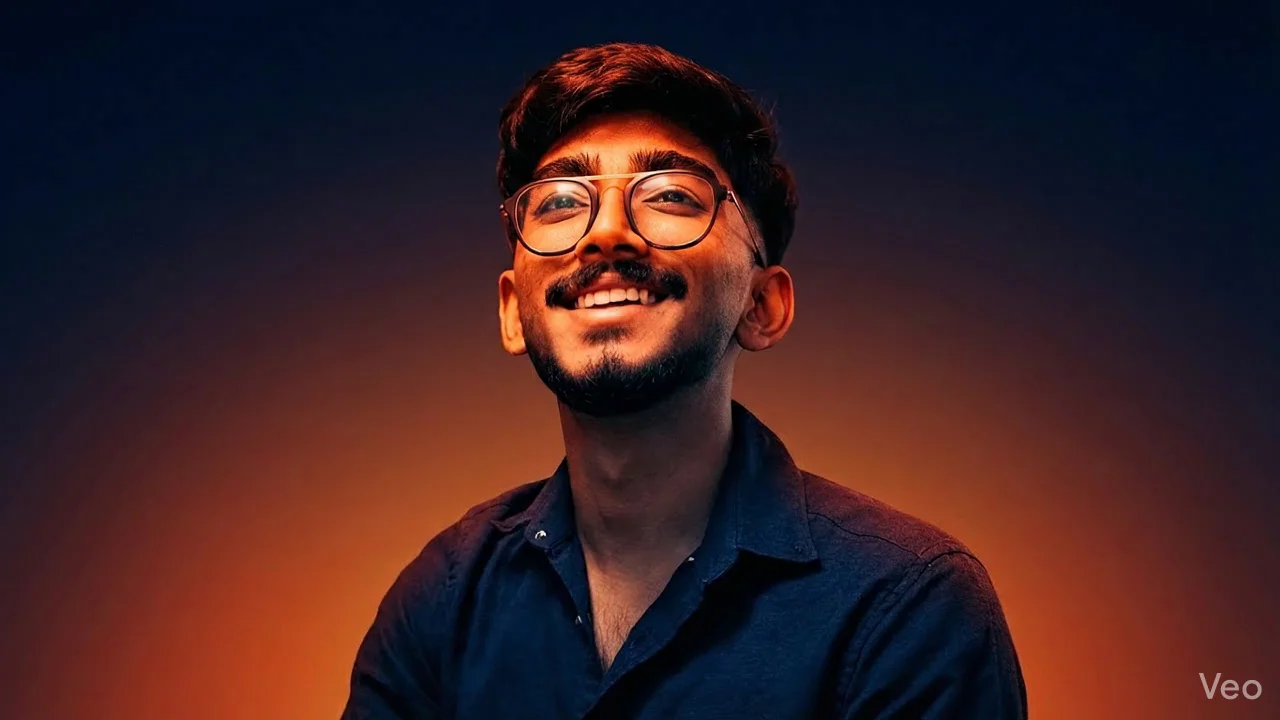
#> input picture sequence/frame_000_delay-0.066s.png, 1280 x 720 px; its folder holds 4 pictures in this run
$ python process_images.py
#> lines starting #> are read from the running program, lines starting #| are printed output that depends on the picture
from PIL import Image
import os
import glob

# source directory
src_dir = 'sequence'
# target directory
dst_dir = 'temp-app/public/sequence'

if not os.path.exists(dst_dir):
    os.makedirs(dst_dir)

# Crop amount for the watermark at the bottom
# The images are 1280x720, we'll crop the bottom 80 pixels -> total height 640
crop_bottom = 80

files = sorted(glob.glob(os.path.join(src_dir, '*.png')))

print(f"Starting to process {len(files)} files...")

for idx, f in enumerate(files):
    img = Image.open(f)
#> img is the input picture: PIL image 1280x720 RGBA; mean R, G, B, A 59.2, 33.2, 36.4, 255
    width, height = img.size
#> width = 1280; height = 720

    # Calculate the bounding box for cropping (left, upper, right, lower)
    box = (0, 0, width, height - crop_bottom)
#> box = (0, 0, 1280, 640)

    # Crop the image
    cropped_img = img.crop(box)
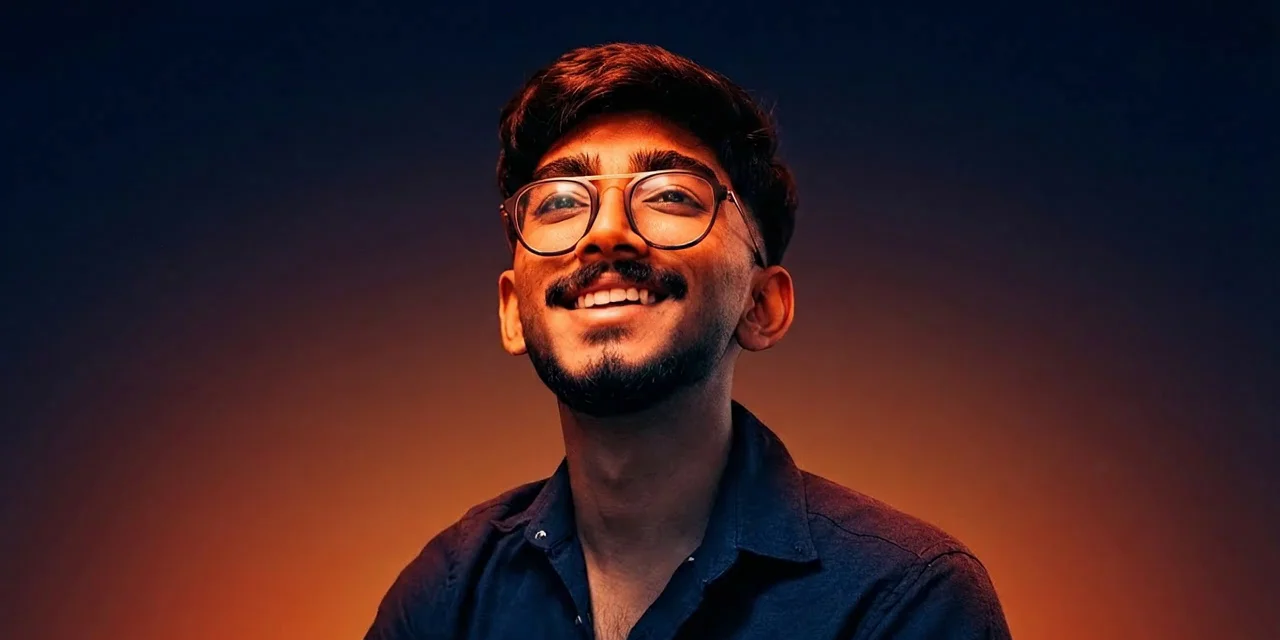
#> cropped_img: PIL image 1280x640 RGBA; mean R, G, B, A 57.8, 33, 36.6, 255

    # We want a clean name, optionally renaming cleanly to frame_0.webp, frame_1.webp or keep the same number
    # Original filename format: 'frame_000_delay-0.066s.png'
    # We will just write frame_{idx:04d}.webp so it is easy to iterate in frontend
    new_filename = f"frame_{idx:04d}.webp"
    dst_path = os.path.join(dst_dir, new_filename)

    # Save as webp with high quality
    cropped_img.save(dst_path, 'WEBP', quality=85)
#> pass 2 of the loop `for idx, f in enumerate(files):`:
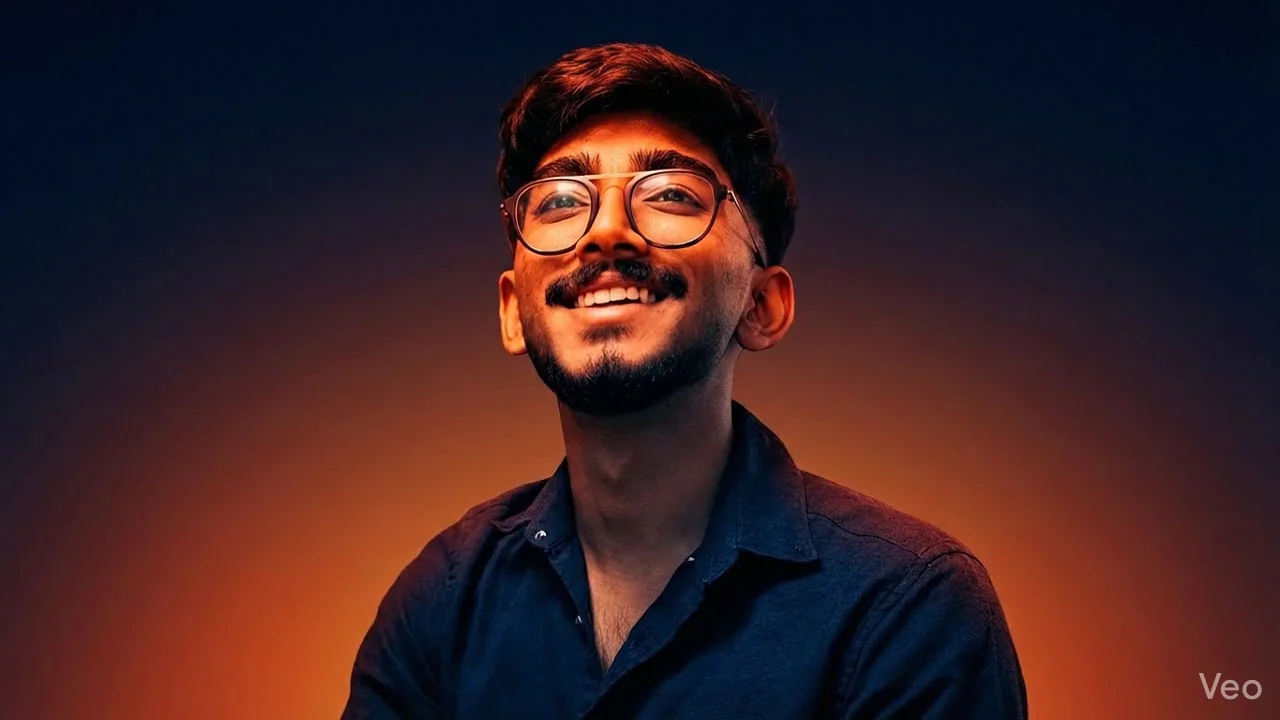
#> input picture sequence/frame_001_delay-0.066s.png, 1280 x 720 px
#> img is the input picture: PIL image 1280x720 RGBA; mean R, G, B, A 59.4, 33.3, 36.6, 255
#> `cropped_img = img.crop(box)`:
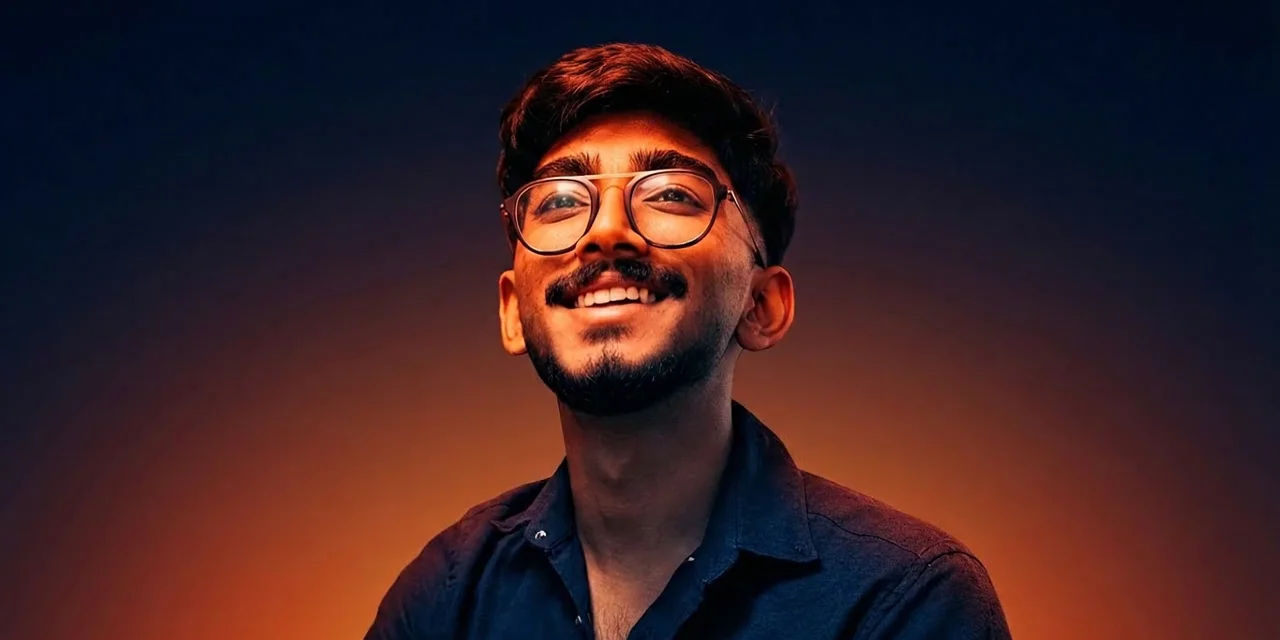
#> cropped_img: PIL image 1280x640 RGBA; mean R, G, B, A 58, 33.1, 36.8, 255
#> pass 3 of the loop `for idx, f in enumerate(files):`:
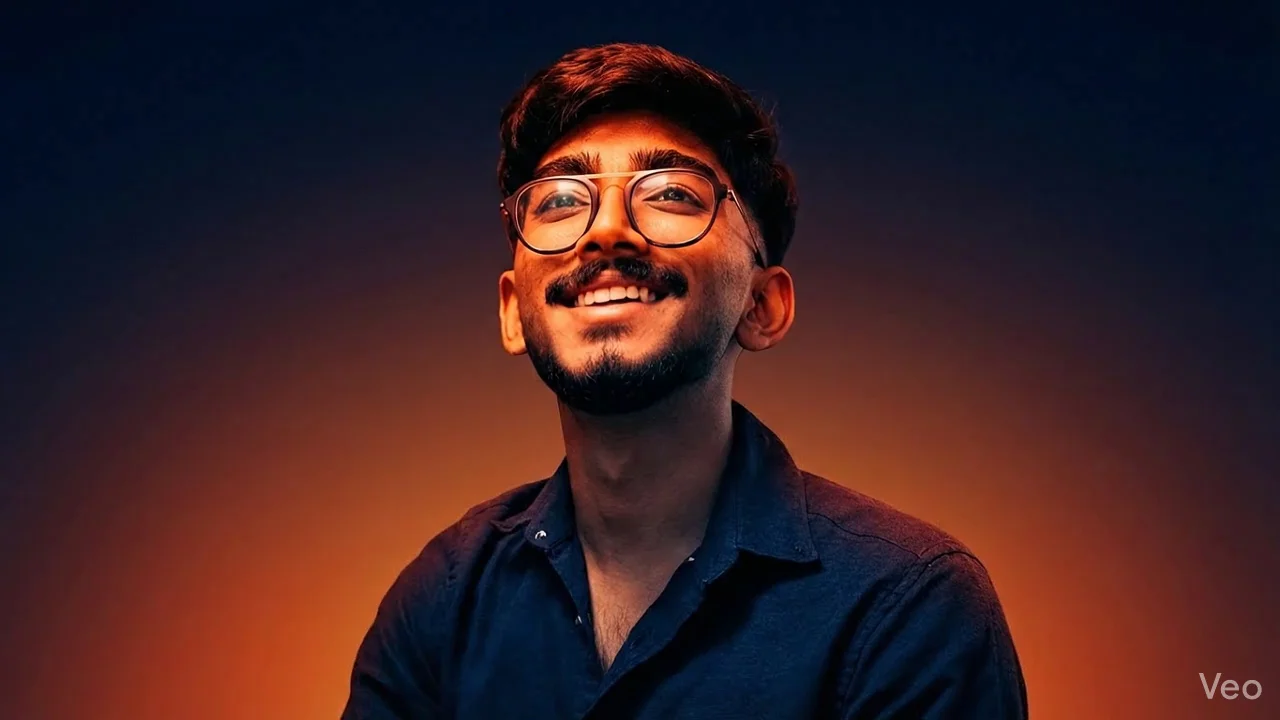
#> input picture sequence/frame_002_delay-0.066s.png, 1280 x 720 px
#> img is the input picture: PIL image 1280x720 RGBA; mean R, G, B, A 59.4, 33.3, 36.6, 255
#> `cropped_img = img.crop(box)`:
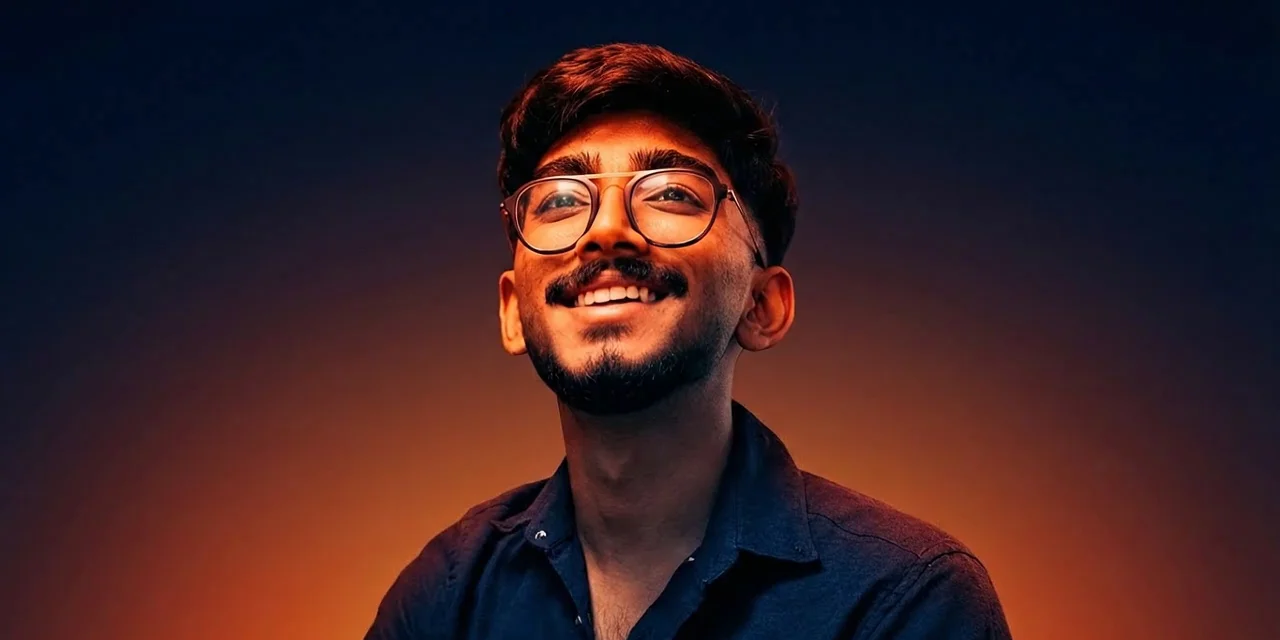
#> cropped_img: PIL image 1280x640 RGBA; mean R, G, B, A 58, 33.1, 36.8, 255
#> the loop made 4 passes; the first 3 are shown

print("Finished processing all images!")
